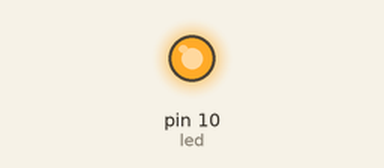
Simulated run of this sketch. Board: Arduino Uno, built with avr-gcc and run on an emulated ATmega328P. On the bench: output pins drawn as LEDs (lit = HIGH).

Above: at 1.5 s.
At 4.5 s:
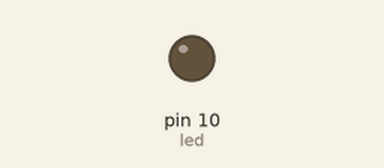
Timing chart, 0 to 8.7 s (numbered marks = the images above):
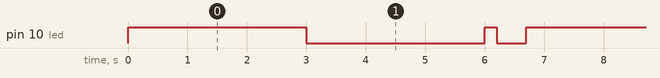

The sketch:

GP2-1.ino
```cpp
int led=10;
void setup() {
  // put your setup code here, to run once:
  pinMode(led,OUTPUT);
}

void loop() {
  // put your main code here, to run repeatedly:
  digitalWrite(led,HIGH);
  delay(3000);
  digitalWrite(led,LOW);
  delay(3000);
  digitalWrite(led,HIGH);
  delay(200);
  digitalWrite(led,LOW);
  delay(500);
}
```

Measured:
- by itself, pin 10 (led): repeats every 6.7 s: LOW 3.0 s, HIGH 0.20 s, LOW 0.50 s, HIGH 3.0 s
- by itself, everything shown: repeats every 6.7 s, in 4 steps
